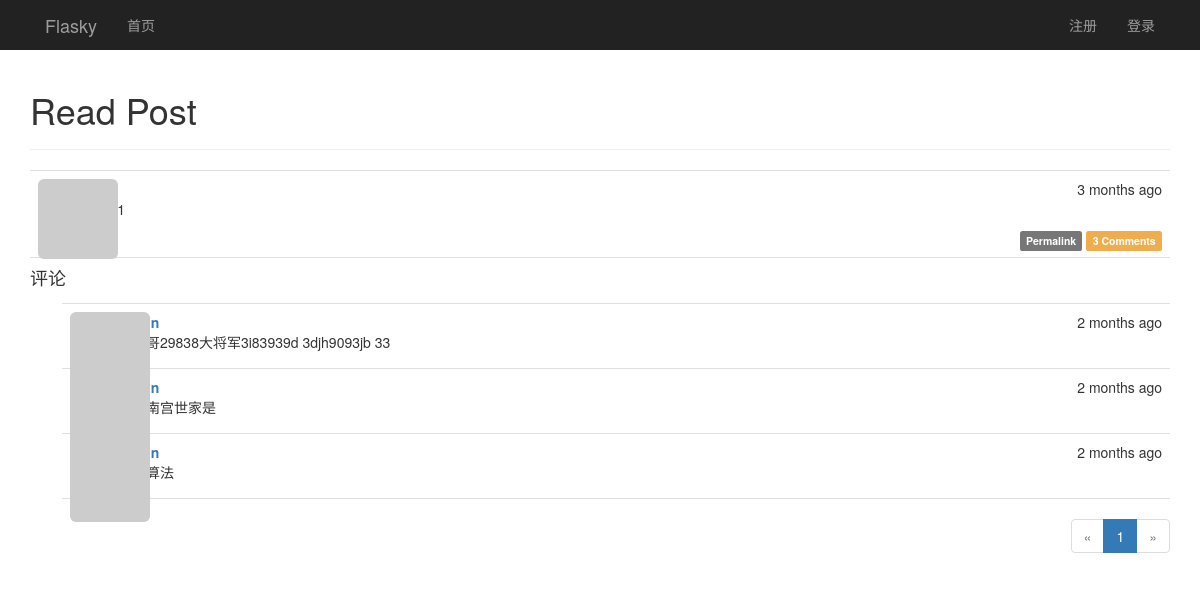
The app's page /post/117, older data.
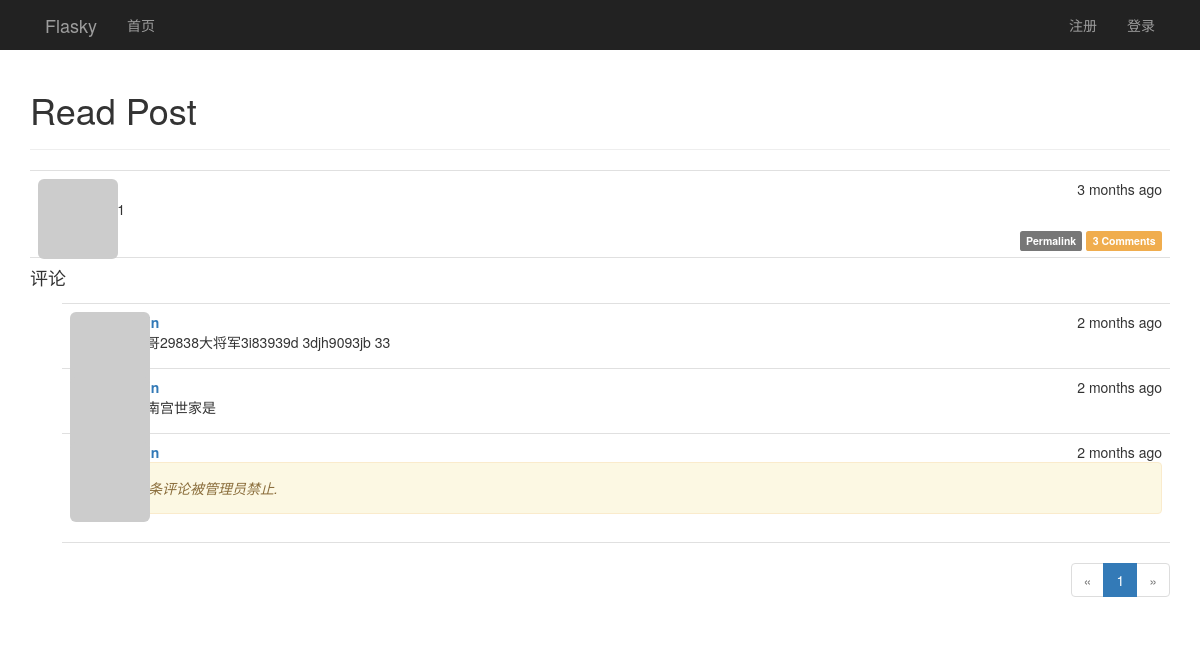
The same page, newer data.
### app/models.py (models this page shows, shortened)
class Comment(db.Model):
    __tablename__ = 'comments'
    id = db.Column(db.Integer, primary_key=True)
    body = db.Column(db.Text)
    body_html = db.Column(db.Text)
    timestamp = db.Column(db.DateTime, index=True, default=datetime.utcnow)
    disabled = db.Column(db.Boolean)
    author_id = db.Column(db.Integer, db.ForeignKey('users.id'))
    post_id = db.Column(db.Integer, db.ForeignKey('posts.id'))

### app/main/views.py (the view, shortened to what this page needs)
@main.route('/post/<int:post_id>', methods=['GET', 'POST'])
def post(post_id):
    post = Post.query.get_or_404(post_id)
    form = CommentForm()
    page = request.args.get('page', 1, type=int)
    pagination = post.comments.order_by(Comment.timestamp.desc()).paginate(
        page, per_page=current_app.config['FLASK_COMMENTS_PER_PAGE'], error_out=False)
    comments = pagination.items
    return render_template('post.html', posts=[post], form=form, comments=comments, pagination=pagination)

### app/auth/views.py (called while the page is built)
@auth.before_app_request
def before_request():
    if current_user.is_authenticated:
        current_user.ping()
        if not current_user.confirmed \
                and request.endpoint[:5] != 'auth.' \
                and request.endpoint != 'static':
            return redirect(url_for('auth.unconfirmed'))

### app/main/__init__.py (called while the page is built)
@main.app_context_processor
def inject_permissions():
    return dict(Permission=Permission)

### app/models.py (called while the page is built)
    def gravatar(self, size=100, default='identicon', rating='g'):
        if request.is_secure:
            url = 'https://secure.gravatar.com/avatar'
        else:
            url = 'http://s.gravatar.com/avatar'
        email_hash = self.avatar_hash or hashlib.md5(self.email.encode('utf-8')).hexdigest()
        return '{url}/{hash}?s={size}&d={default}&r={rating}'.format(
            url=url, hash=email_hash, size=size, default=default, rating=rating)

    def can(self, permissions):
        return False

    def is_administrator(self):
        return False

### app/templates/post.html (shortened to what this page needs)
{% extends "base.html" %}
{% import "_marcros.html" as macros %}
{% import "bootstrap/wtf.html" as wtf %}
{% block page_content %}
<div class="page-header">
    <h1>Read Post</h1>
</div>
{% include '_posts.html' %}
<h4 id="comments">评论</h4>
{% include '_comments.html' %}
{% if pagination %}
<div class="pagination">
    {{ macros.pagination_widget(pagination, '.post', fragment='#comments', post_id=posts[0].id) }}
</div>
{% endif %}
{% endblock %}

### app/templates/_comments.html (shortened to what this page needs)
<ul class="comments" xmlns="http://www.w3.org/1999/html">
    {% for comment in comments %}
    <li class="comment">
        <div class="comment-thumbnail">
            <a href="{{ url_for('.user', username=comment.author.username) }}">
                <img class="img-rounded profile-thumbnail"
                     src="{{ comment.author.gravatar(size=40) }}">
            </a>
        </div>
        <div class="comment-content">
            <div class="comment-date">{{ moment(comment.timestamp).fromNow() }}</div>
            <div class="comment-author">
                <a href="{{ url_for('.user', username=comment.author.username) }}">
                </a>
            </div>
            <div class="comment-body">
                {% if comment.disabled %}
                <p class="alert alert-warning">
                    <i>这条评论被管理员禁止.</i>
                </p>
                {% endif %}
                {% if moderate or not comment.disabled %}
                    {% if comment.body_html %}
                        {{ comment.body_html | safe }}
                    {% else %}
                        {{ comment.body }}
                    {% endif %}
                {% endif %}
            </div>
        </div>
    </li>
    {% endfor %}
</ul>

Row changes from the older to the newer data that the page shows:
changed Comment (number 3 of 3 on the later page): now shows "这条评论被管理员禁止."
